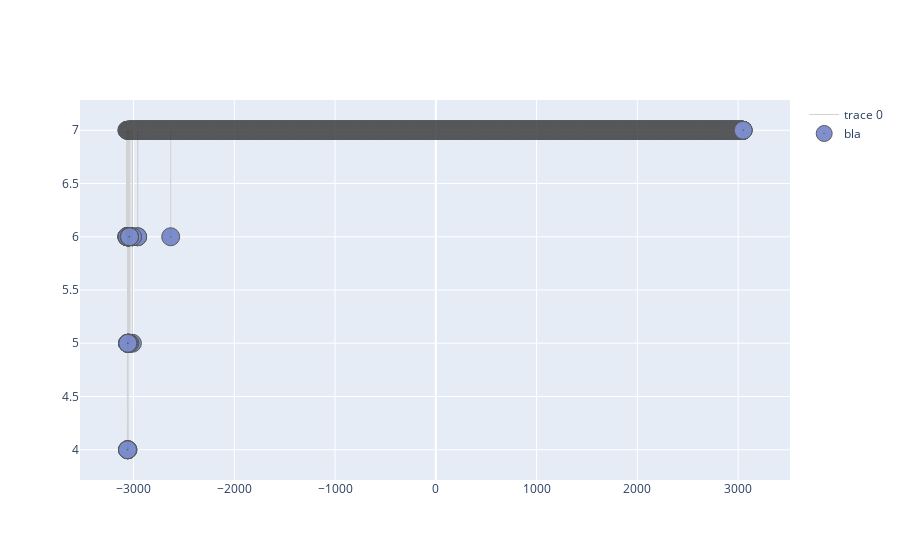

Notebook source saved alongside this figure:
### Code cell
import plotly.graph_objects as go
fig = go.Figure()
fig.add_trace(go.Scatter(x=Xe,
                   y=Ye,
                   mode='lines',
                   line=dict(color='rgb(210,210,210)', width=1),
                   hoverinfo='none'
                   ))
fig.add_trace(go.Scatter(x=Xn,
                  y=Yn,
                  mode='markers',
                  name='bla',
                  marker=dict(symbol='circle-dot',
                                size=18,
                                color='#6175c1',    #'#DB4551',
                                line=dict(color='rgb(50,50,50)', width=1)
                                ),
                  text=labels,
                  hoverinfo='text',
                  opacity=0.8
                  ))

### Figure 1 — Plotly figure (JSON) as saved in the notebook; plotly's stock layout.template omitted (floating-point values rounded to 4 significant figures; data arrays with more than 128 entries replaced by an {"elided": "..."} marker saying what was removed)
{"data": [{"hoverinfo": "none", "line": {"color": "rgb(210,210,210)", "width": 1}, "mode": "lines", "type": "scatter", "x": {"elided": "150 float values"}, "y": {"elided": "150 int values"}}, {"hoverinfo": "text", "marker": {"color": "#6175c1", "line": {"color": "rgb(50,50,50)", "width": 1}, "size": 18, "symbol": "circle-dot"}, "mode": "markers", "name": "bla", "opacity": 0.8, "text": {"elided": "6153 str values"}, "type": "scatter", "x": {"elided": "6153 float values"}, "y": {"elided": "6153 int values"}}], "layout": {}}
